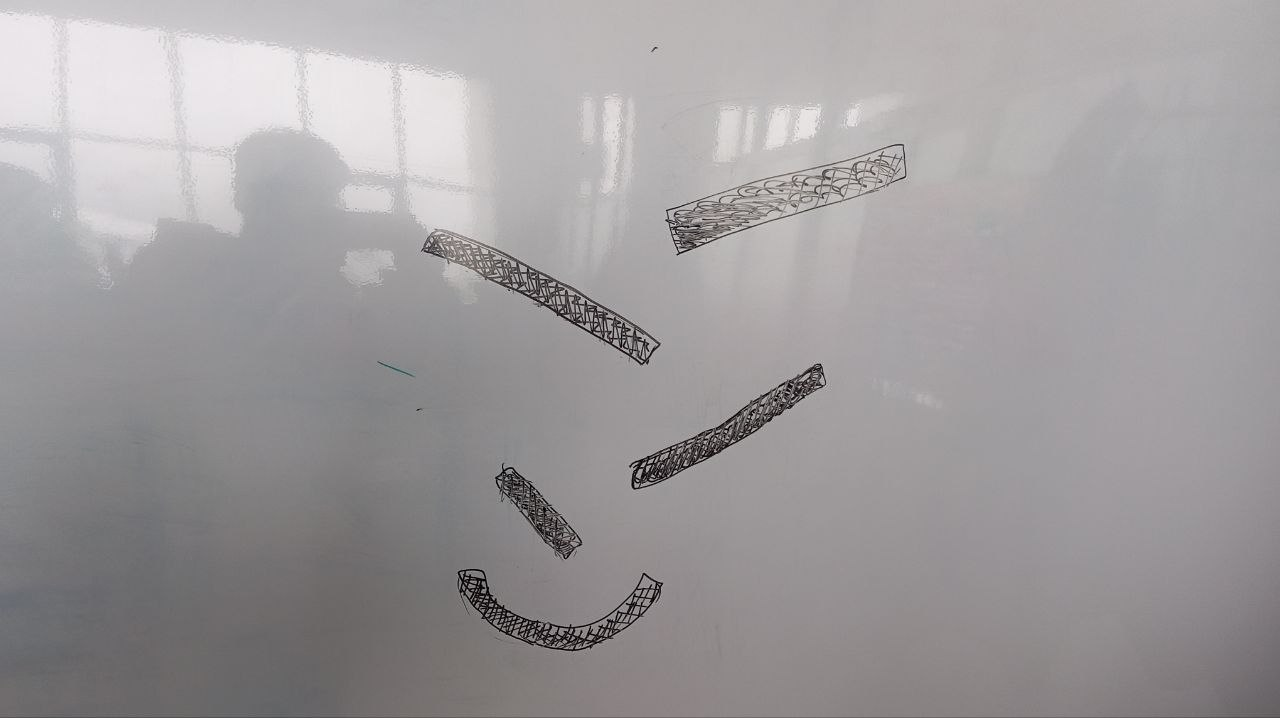
#> input picture falling_ball/image.jpg, 1280 x 718 px
$ python main.py
#> lines starting #> are read from the running program, lines starting #| are printed output that depends on the picture; after the words box and inside, x2 and y2 are one past the last pixel; in counts of white or black regions, pixels touching at a corner belong together
import math
import cv2
import numpy as np
from skimage.measure import label, regionprops
from skimage.io import imread
import matplotlib.pyplot as plt
from skimage.filters import sobel
from skimage.morphology import binary_closing
import time


def define_ball_start_x(image, props):
    x_of_highest_regionprop = 0
    y_of_highest_regionprop = image.shape[0]
    for prop in props:
        centroid = prop.centroid
        if centroid[0] < y_of_highest_regionprop:
            y_of_highest_regionprop = centroid[0]
            x_of_highest_regionprop = int(centroid[1])
    return x_of_highest_regionprop


def get_prop_by_touch_coordinate(binary, props, ball_touch_x, ball_touch_y):
    if not binary[ball_touch_y, ball_touch_x]:
        return None
    for prop in props:
        width = prop.image.shape[1]
        height = prop.image.shape[0]
        x = int(prop.centroid[1])
        y = int(prop.centroid[0])
        if ball_touch_x > x - (width//2) and ball_touch_x < x + (width//2) and ball_touch_y > y - (height//2) and ball_touch_y < y + (height//2):
            return prop
    return None


def get_prop_angle(prop):
    return prop.orientation / 3.1415 * 180


def main():
    BALL_RADIUS = 20
    FPS = 100
    HORIZONTAL_FRICTION = 0.005
    JUMP_INVERSION_KOEFFICIENT = -40
    cv2.namedWindow("Stream", cv2.WINDOW_GUI_NORMAL)

    is_falling = False
    vspeed = 0
    hspeed = 0
    gravity = 0.1
    ball_x = 0
    ball_y = 0

    while True:
        cv2.waitKey(1000 // FPS)

        if not is_falling:
            image = imread("./image.jpg")[::-1]
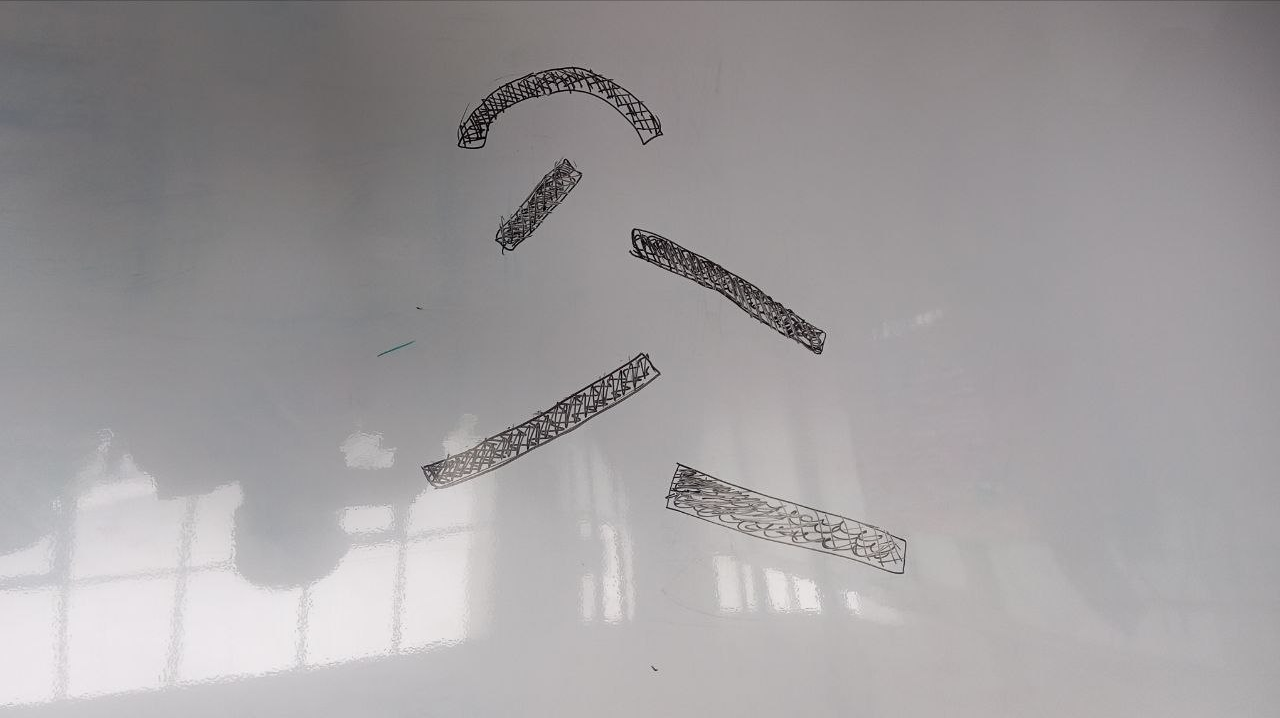
#> image: shape (718, 1280, 3); mean R, G, B 159.2, 156.1, 157.6
            gray = image.mean(2)
            contours = sobel(gray)
            binary = contours > 50
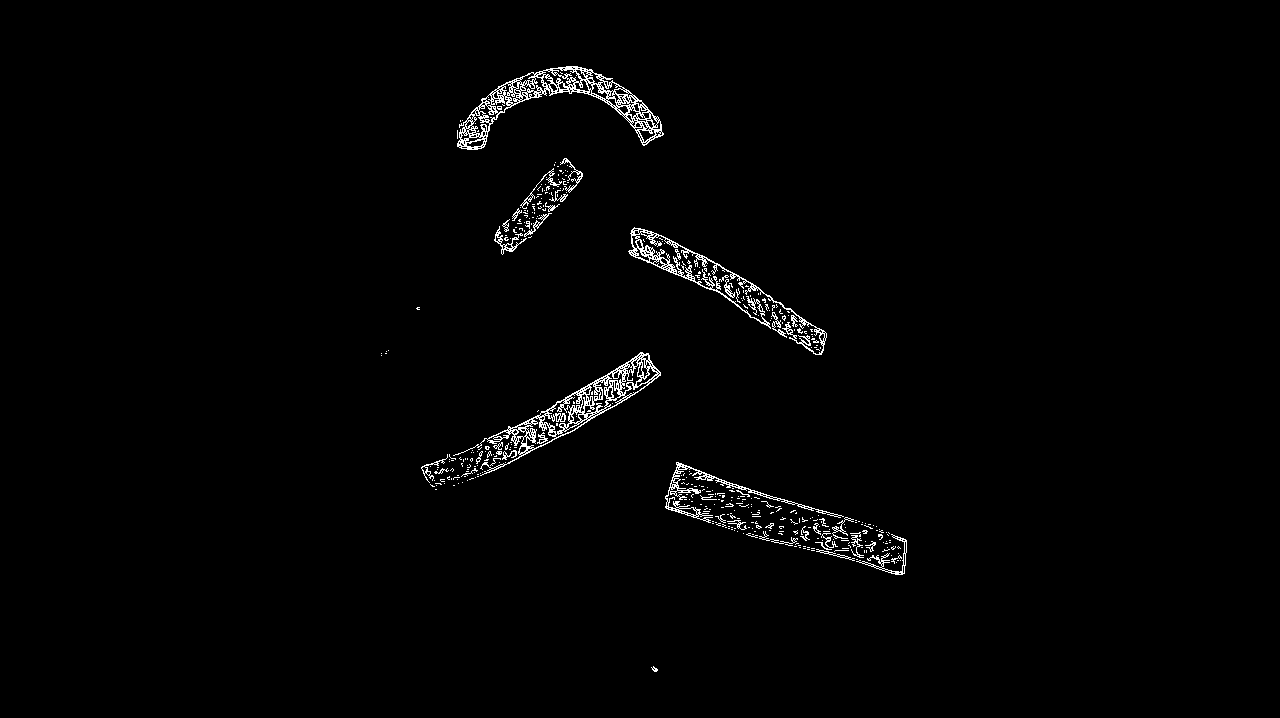
#> binary: shape (718, 1280) bool; 1.4% white in thin lines or dots, all inside (x1, y1, x2, y2) = (381, 66, 907, 672)
            binary = binary_closing(binary, footprint=np.ones((10, 10)))
#> binary: shape (718, 1280) bool; 3.6% white; 9 white regions (3 under 20 px), largest, box (x1, y1, x2, y2) and area: (665, 462, 907, 575) 9984, (421, 352, 661, 490) 7814, (457, 66, 664, 150) 6001, (628, 227, 827, 355) 5978, (494, 158, 583, 255) 3056, (651, 666, 658, 672) 24
            binary = binary[::-1, :]
#> binary: shape (718, 1280) bool; 3.6% white; 9 white regions (3 under 20 px), largest, box (x1, y1, x2, y2) and area: (665, 143, 907, 256) 9984, (421, 228, 661, 366) 7814, (457, 568, 664, 652) 6001, (628, 363, 827, 491) 5978, (494, 463, 583, 560) 3056, (651, 46, 658, 52) 24
            binary_to_show = (binary * 255).astype("uint8")
#> binary_to_show: shape (718, 1280); 3.6% white; 9 white regions (3 under 20 px)
            labeled = label(binary)
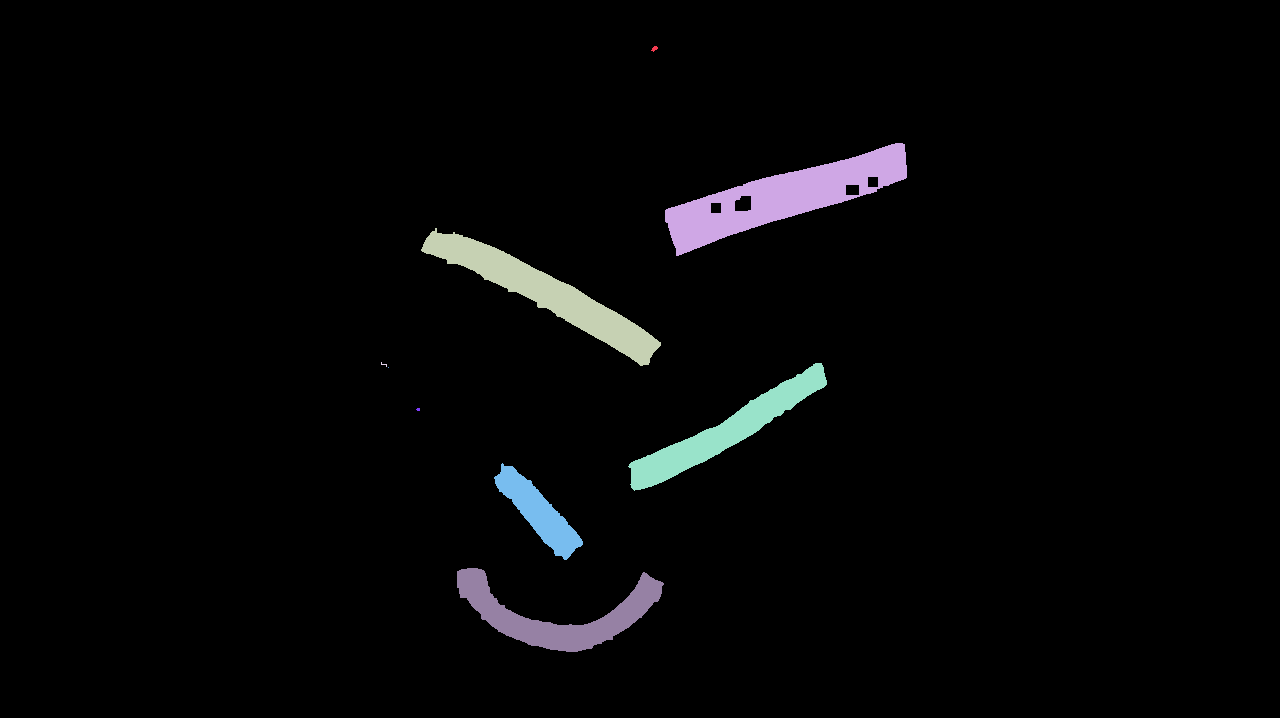
#> labeled: shape (718, 1280) int32; 10 distinct labels, from 0 to 9; one colour per label, 0 black
            props = regionprops(labeled)
#> props = 9 regions; largest, box (x1, y1, x2, y2) and area: (665, 143, 907, 256) 9984, (421, 228, 661, 366) 7814, (457, 568, 664, 652) 6001, (628, 363, 827, 491) 5978, (494, 463, 583, 560) 3056
            props = [prop for prop in props if prop.perimeter > int(image.shape[1]*0.1)]
#> props = 5 regions; box (x1, y1, x2, y2) and area: (665, 143, 907, 256) 9984, (421, 228, 661, 366) 7814, (457, 568, 664, 652) 6001, (628, 363, 827, 491) 5978, (494, 463, 583, 560) 3056
            orientations = [(prop.orientation / 3.1415 * 180) for prop in props]
#> orientations = [-72.89, 62.56, -60.47, 41.95, 86.7]
            binary_to_show = (binary * 255).astype("uint8")
            vspeed = 0
            ball_x = define_ball_start_x(image, props)
#> the loop in define_ball_start_x, `for prop in props:` made 5 passes
#> (centroid, y_of_highest_regionprop, x_of_highest_regionprop) on pass 1: ((196.7, 782.2), 196.7, 782)
#> centroid on passes 2 to 5: (292.8, 544.8), (430.3, 725.7), (511.9, 538.1), (614.9, 556.6)
#> after the loop in define_ball_start_x, `for prop in props:`: x_of_highest_regionprop = 782; y_of_highest_regionprop = 196.7
#> ball_x = 782
            ball_y = 0
            cv2.circle(binary_to_show, (ball_x, ball_y), 30, 100, -1)
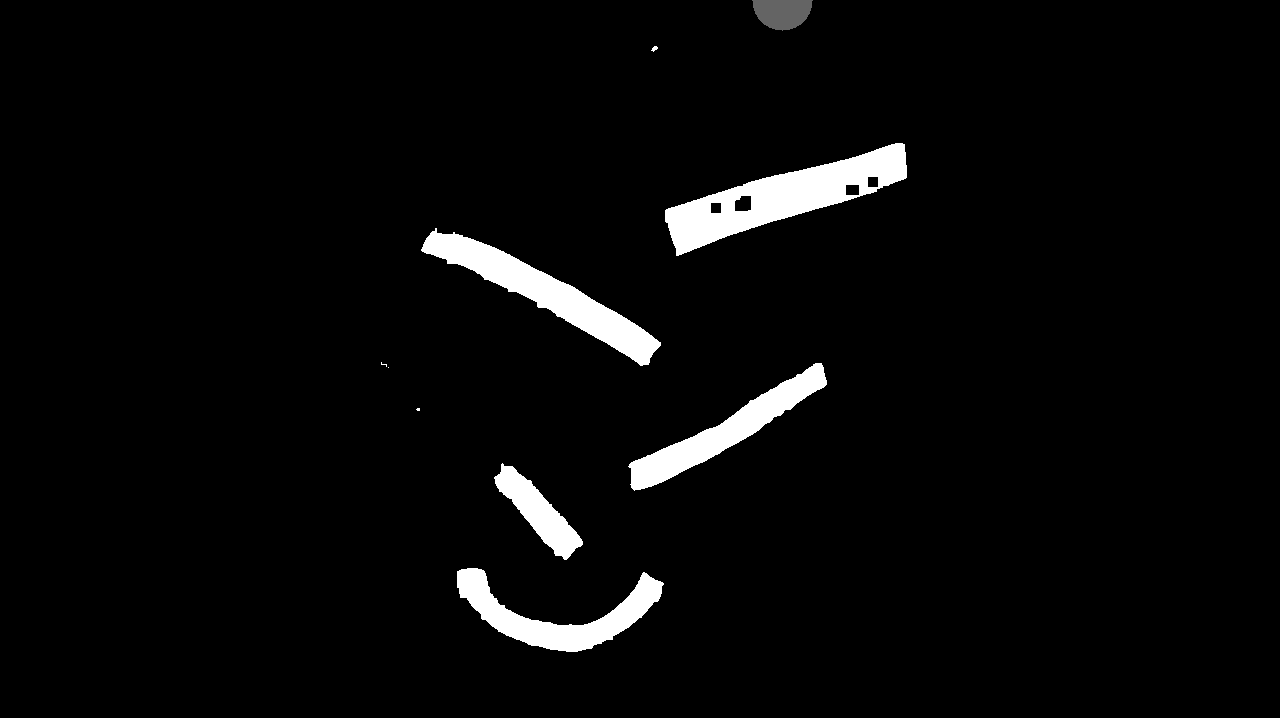
#> binary_to_show: shape (718, 1280); min 0, max 255, mean 9.3
            is_falling = True
        else:
            binary_to_show = (np.logical_not(binary) * 255).astype("uint8")
            vspeed += gravity
            if hspeed > HORIZONTAL_FRICTION:
                hspeed -= HORIZONTAL_FRICTION
            elif hspeed < -HORIZONTAL_FRICTION:
                hspeed += HORIZONTAL_FRICTION
            ball_y += int(vspeed)
            ball_x += int(hspeed)
            cv2.circle(binary_to_show, (ball_x, ball_y), BALL_RADIUS, 100, -1)
            ball_touch_y = min(ball_y + BALL_RADIUS, binary.shape[0]-1)
            prop_to_touch = get_prop_by_touch_coordinate(binary, props, ball_x, ball_touch_y)
            if prop_to_touch != None:
                sin = math.sin(prop_to_touch.orientation)
                hspeed += int(sin * 2)
                vspeed = gravity * JUMP_INVERSION_KOEFFICIENT


            if ball_y > image.shape[0] + BALL_RADIUS:
                is_falling = False
            cv2.imshow("Stream", binary_to_show)

    cv2.destroyAllWindows()


if __name__ == "__main__":
    main()
